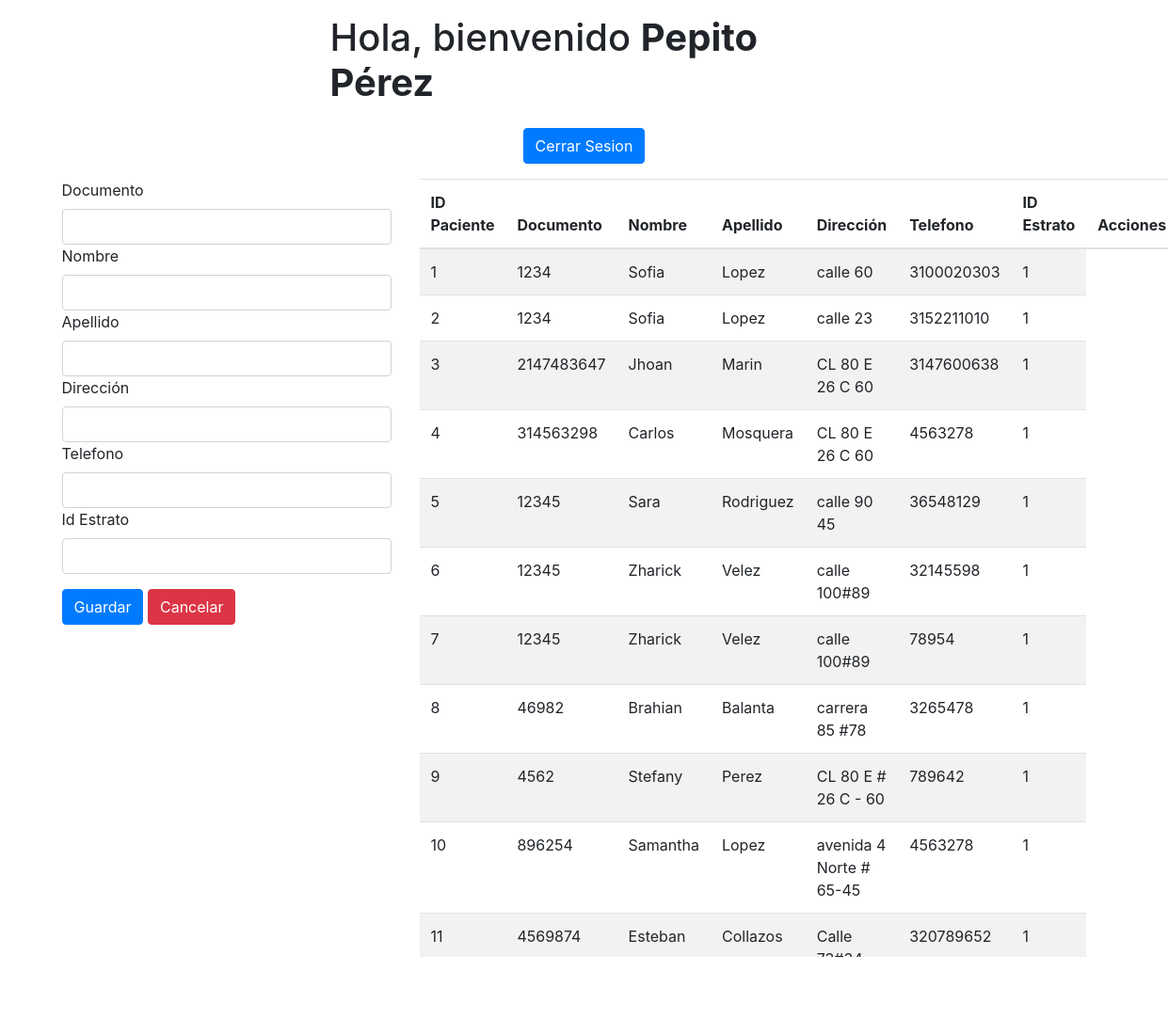
The app's page /welcome.php (signed in) with its own data.
### tables this page shows
CREATE TABLE `paciente` (
  `pac_id` int(11) NOT NULL,
  `pac_docum` int(11) NOT NULL,
  `pac_nombre` varchar(50) NOT NULL,
  `pac_apellido` varchar(50) NOT NULL,
  `pac_direccion` varchar(70) NOT NULL,
  `pac_telefono` bigint(20) NOT NULL,
  `est_id` int(11) NOT NULL
);

### Database/configuracion.php (called while the page is built)
<?php
    $server="localhost";
    $username="root";
    $password="";
    $database="historias_clinicas";
?>

### Database/Db.php (called while the page is built, shortened)
<?php
class Database {
    private $server;
    private $username;
    private $password;
    private $database;
    public function __construct() {
        include "configuracion.php";
        $this->server = $server;
        $this->username = $username;
        $this->password = $password;
        $this->database = $database;
    }
    public function connect(){
        $this->acceso = mysqli_connect($this->server, $this->username, $this->password, $this->database);
        return $this->acceso;
    }
}
?>

### ModeloGenerico.php (called while the page is built, shortened)
<?php
include_once "Database/Db.php";
class user extends Database{
            public function consultar($conexion, $tabla, $columnas = array('*'), $condiciones = '', $valores = array()) {
                switch ($tabla) {
                    case 'paciente':
                        $columnas_str = implode(', ', $columnas);
                        $sql = "SELECT $columnas_str FROM paciente";
                        $stmt = $conexion->prepare($sql);
                        $stmt->execute();
                        $resultado = $stmt->get_result();
                        $datos = $resultado->fetch_all(MYSQLI_ASSOC);
                        return $datos;
                        break;
                }
            }
        }
?>

### welcome.php (the view, shortened to what this page needs)
<?php
include_once "ModeloGenerico.php";
?>
<?php if(isset($_SESSION['usuario'])) { ?>
<?php include 'partials/header.php' ?>
<div class="container">
    <div class="row mt-3 justify-content-md-center">
        <div class="col-md-6">
            <h1>Hola, bienvenido <?php echo '<strong>'.$_SESSION['usuario'].'</strong>'; ?></h1>
        </div>
    </div>
    <div class="row mt-3 justify-content-md-center">
        <form action="" method="POST">
            <button type="submit" class="btn btn-primary btn-block" name="cerrarSesion"> Cerrar Sesion </button>
        </form>
    </div>
    <div class="row mt-3">
        <div class="col-md-4">
            <form action="mainPrueba.php" method="POST" autocomplete="off">
                <div class="mb-3">
                    <label for="exampleInputEmail1" class="form-label">Documento</label>
                    <input type="text" name="documento" required class="form-control" id="exampleInputEmail1" aria-describedby="emailHelp">
                    <label for="exampleInputEmail1" class="form-label">Nombre</label>
                    <input type="text" name="nombre" required class="form-control" id="exampleInputEmail1" aria-describedby="emailHelp">
                    <label for="exampleInputEmail1" class="form-label">Apellido</label>
                    <input type="text" name="apellido" required class="form-control" id="exampleInputEmail1" aria-describedby="emailHelp">
                    <label for="exampleInputEmail1" class="form-label">Dirección</label>
                    <input type="text" name="direccion" required class="form-control" id="exampleInputEmail1" aria-describedby="emailHelp">
                    <label for="exampleInputEmail1" class="form-label">Telefono</label>
                    <input type="text" name="telefono" required class="form-control" id="exampleInputEmail1" aria-describedby="emailHelp">
                    <label for="exampleInputEmail1" class="form-label">Id Estrato</label>
                    <input type="text" name="estrato" required class="form-control" id="exampleInputEmail1" aria-describedby="emailHelp">
                </div>
                <button type="submit" name="btnGuardar" value="ok" class="btn btn-primary">Guardar</button>
                <a class="btn btn-danger" href="welcome.php">Cancelar</a>
            </form>
        </div>
        <div class="col-md-6">
            <table class="table table-striped">
                <thead>
                    <tr>
                        <th>ID Paciente</th>
                        <th>Documento</th>
                        <th>Nombre</th>
                        <th>Apellido</th>
                        <th>Dirección</th>
                        <th>Telefono</th>
                        <th>ID Estrato</th>
                        <th>Acciones</th>
                    </tr>
                </thead>
                <tbody>
                    <?php
                    $conexion = new Database();
                    $modelo = new user($conexion->acceso);
                    $pacientes = $modelo->consultar($conexion->acceso, 'paciente');
                    if ($pacientes) {
                        foreach ($pacientes as $paciente) {
                            echo "<tr>";
                            echo "<td>" . $paciente['pac_id'] . "</td>";
                            echo "<td>" . $paciente['pac_docum'] . "</td>";
                            echo "<td>" . $paciente['pac_nombre'] . "</td>";
                            echo "<td>" . $paciente['pac_apellido'] . "</td>";
                            echo "<td>" . $paciente['pac_direccion'] . "</td>";
                            echo "<td>" . $paciente['pac_telefono'] . "</td>";
                            echo "<td>" . $paciente['est_id'] . "</td>";
                            echo "</tr>";
                        }
                    } else {
                        echo "<tr><td colspan='8'>No se encontraron pacientes.</td></tr>";
                    }
                    ?>
                </tbody>
            </table>
        </div>
    </div>
</div>
<?php include 'partials/footer.php'; ?>
<?php } else {
    header('Location: index.php');
} ?>

### partials/header.php (shortened to what this page needs)
<!DOCTYPE html>
<html lang="es">
<head>
    <link rel="stylesheet" href="https://stackpath.bootstrapcdn.com/bootstrap/4.1.3/css/bootstrap.min.css">
</head>
<body>

### partials/footer.php
</body>
</html>

### records on screen
paciente: pac_id "1", pac_docum "1234", pac_nombre "Sofia", pac_apellido "Lopez", pac_direccion "calle 60", pac_telefono "3100020303", est "1"
paciente: pac_id "2", pac_docum "1234", pac_nombre "Sofia", pac_apellido "Lopez", pac_direccion "calle 23", pac_telefono "3152211010", est "1"
paciente: pac_id "3", pac_docum "2147483647", pac_nombre "Jhoan", pac_apellido "Marin", pac_direccion "CL 80 E 26 C 60", pac_telefono "3147600638", est "1"
paciente: pac_id "4", pac_docum "314563298", pac_nombre "Carlos", pac_apellido "Mosquera", pac_direccion "CL 80 E 26 C 60", pac_telefono "4563278", est "1"
paciente: pac_id "5", pac_docum "12345", pac_nombre "Sara", pac_apellido "Rodriguez", pac_direccion "calle 90 45", pac_telefono "36548129", est "1"
paciente: pac_id "6", pac_docum "12345", pac_nombre "Zharick", pac_apellido "Velez", pac_direccion "calle 100#89", pac_telefono "32145598", est "1"
paciente: pac_id "7", pac_docum "12345", pac_nombre "Zharick", pac_apellido "Velez", pac_direccion "calle 100#89", pac_telefono "78954", est "1"
paciente: pac_id "8", pac_docum "46982", pac_nombre "Brahian", pac_apellido "Balanta", pac_direccion "carrera 85 #78", pac_telefono "3265478", est "1"
paciente: pac_id "9", pac_docum "4562", pac_nombre "Stefany", pac_apellido "Perez", pac_direccion "CL 80 E # 26 C - 60", pac_telefono "789642", est "1"
paciente: pac_id "10", pac_docum "896254", pac_nombre "Samantha", pac_apellido "Lopez", pac_direccion "avenida 4 Norte # 65-45", pac_telefono "4563278", est "1"
paciente: pac_id "11", pac_docum "4569874", pac_nombre "Esteban", pac_apellido "Collazos", pac_direccion "Calle 73#34-56", pac_telefono "320789652", est "1"

### other values on screen
$_SESSION['usuario'] "Pepito Pérez"
